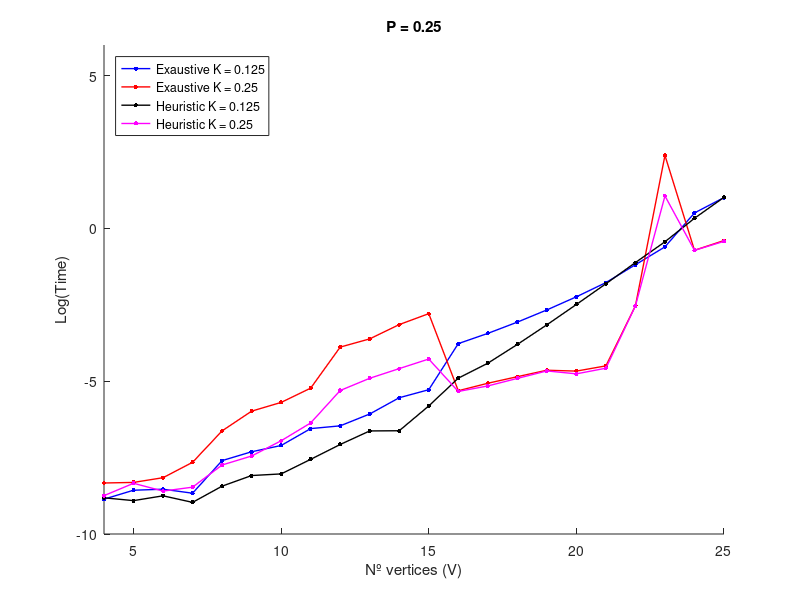
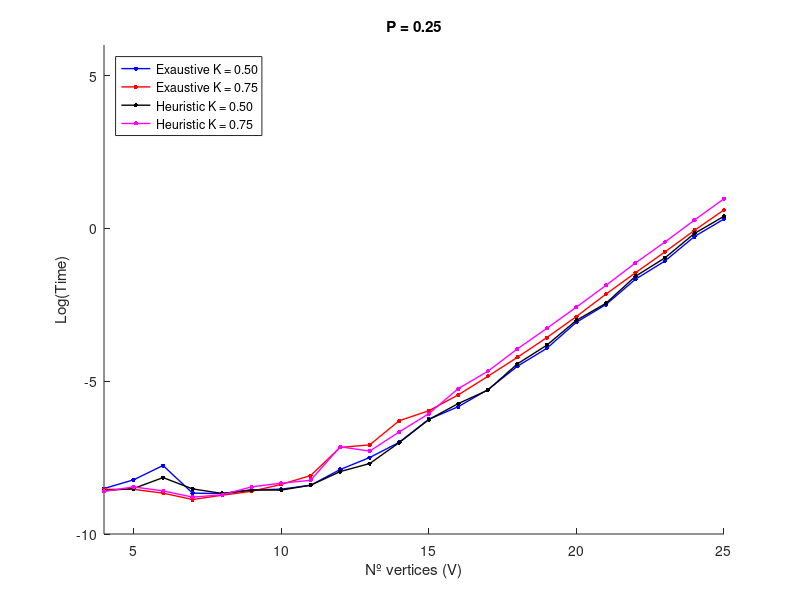
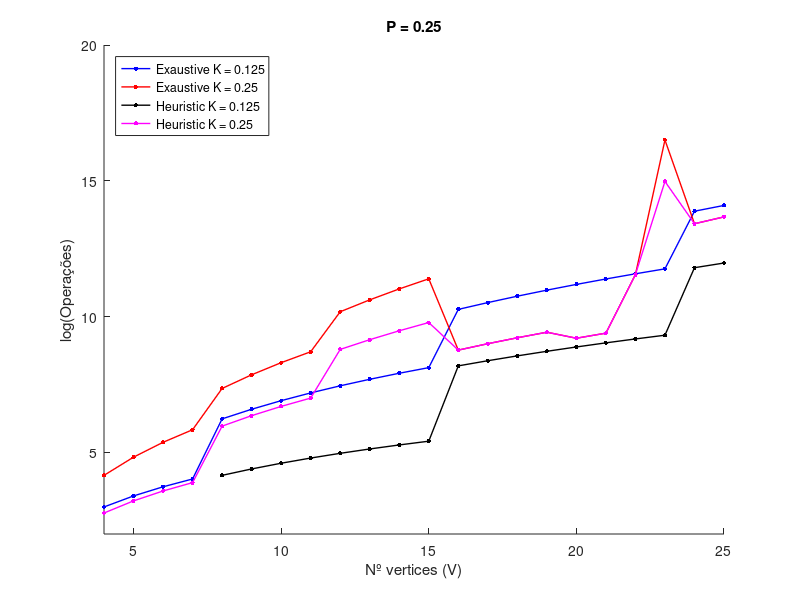
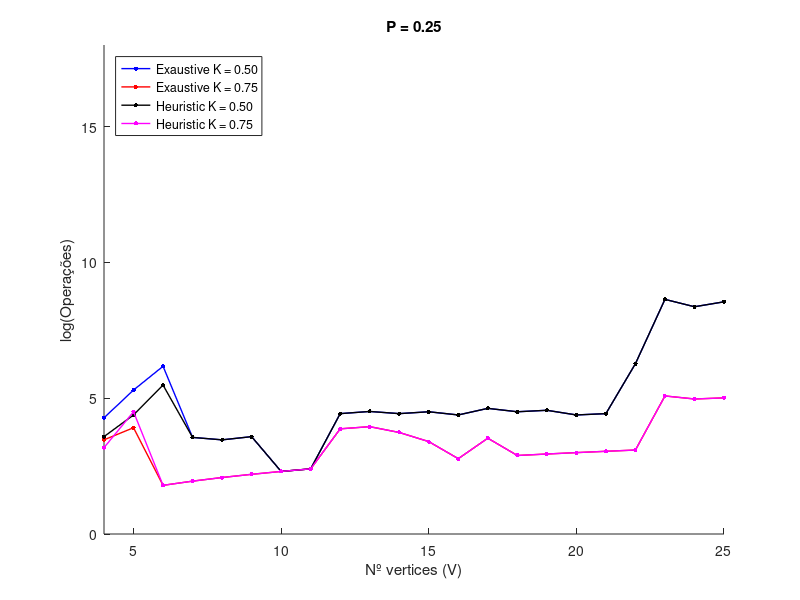

Write the MATLAB code that produced these figures, in order.
clear all
close all
clc


P = 0.25;

Size =[4, 5, 6, 7, 8, 9, 10, 11, 12, 13, 14, 15, 16, 17, 18, 19, 20, 21, 22, 23, 24, 25, 26, 27, 28, 29, 30]; %K =0.125; %P =0.25;
Op_Exaustive1 =[20, 30, 42, 56, 512, 729, 1000, 1331, 1728, 2197, 2744, 3375, 28800, 36992, 46818, 58482, 72200, 88200, 106722, 128018, 1068672, 1322500, 1622400, 1974375, 2384928, 2861082, 3410400];
Op_Heuristic1 =[0, 0, 0, 0, 64, 81, 100, 121, 144, 169, 196, 225, 3600, 4352, 5202, 6156, 7220, 8400, 9702, 11132, 133584, 158700, 187200, 219375, 255528, 295974, 341040];
Times_Exaustive1 =[0.0001419000000169035, 0.00019009999959962443, 0.00019659999998111743, 0.00017250000018975697, 0.0005011999992348137, 0.0006691999997201492, 0.0008218000002671033, 0.0014283000000432367, 0.00156299999980547, 0.0023032000008242903, 0.003922500000044238, 0.005098100000395789, 0.02304089999961434, 0.03219050000006973, 0.04652850000002218, 0.06936399999995047, 0.1065705999999409, 0.16955529999995633, 0.30442579999999, 0.5461805999993885, 1.6580495999996856, 2.740549799999826, 4.831897099999878, 8.872982000000775, 16.79474520000076, 32.67550990000018, 64.61074949999966];
Times_Heuristic1 =[0.0001483999994889018, 0.00013530000069295056, 0.00015840000014577527, 0.0001277999999729218, 0.0002173000002585468, 0.00030750000041734893, 0.0003243000001020846, 0.000522399999681511, 0.0008493000004818896, 0.001323200000115321, 0.0013314999996509869, 0.0029954999999972642, 0.0074388000002727495, 0.012134900000091875, 0.022411900000406604, 0.042591299999912735, 0.08292830000027607, 0.16327369999999064, 0.32677760000024136, 0.6449376999999004, 1.3915426999992633, 2.7625034000002415, 5.740886900000078, 11.106585200000154, 22.479216100000485, 46.76812659999996, 93.29933119999987];
N_Solutions_Exaustive1 =[0, 0, 0, 0, 0, 0, 0, 0, 0, 0, 0, 0, 0, 0, 0, 0, 0, 0, 0, 0, 0, 0, 0, 0, 0, 0, 0];
N_Solutions_Heuristic1 =[0, 0, 0, 0, 0, 0, 0, 0, 0, 0, 0, 0, 0, 0, 0, 0, 0, 0, 0, 0, 0, 0, 0, 0, 0, 0, 0];
N_Configurations_Exaustive1 =[5, 6, 7, 8, 64, 81, 100, 121, 144, 169, 196, 225, 1800, 2176, 2601, 3078, 3610, 4200, 4851, 5566, 44528, 52900, 62400, 73125, 85176, 98658, 113680];
N_Configurations_Heuristic1 =[0, 0, 0, 0, 8, 9, 10, 11, 12, 13, 14, 15, 225, 256, 289, 324, 361, 400, 441, 484, 5566, 6348, 7200, 8125, 9126, 10206, 11368];

%Size =[4, 5, 6, 7, 8, 9, 10, 11, 12, 13, 14, 15, 16, 17, 18, 19, 20, 21, 22, 23, 24, 25, 26, 27, 28, 29, 30]; %K =0.25; %P =0.25;
Op_Exaustive2 =[64, 125, 216, 343, 1568, 2592, 4050, 6050, 26400, 40898, 61152, 88725, 6432, 8143, 10134, 12426, 9960, 12012, 103862, 14704613, 673872, 867100, 1102348, 1386126, 16492, 18531, 20730];
Op_Heuristic2 =[16, 25, 36, 49, 392, 576, 810, 1100, 6600, 9438, 13104, 17745, 6432, 8143, 10134, 12426, 9960, 12012, 103862, 3196655, 673872, 867100, 1102348, 1386126, 16492, 18531, 20730];
Times_Exaustive2 =[0.00024089999988063937, 0.0002455000003465102, 0.00028649999967456097, 0.0004741000002468354, 0.0013263000000733882, 0.0025282000005972805, 0.003365499999745225, 0.005365900000469992, 0.020550899999761896, 0.02690199999960896, 0.04294339999978547, 0.06140469999991183, 0.004930499999318272, 0.006296000000475033, 0.007808899999872665, 0.00964300000032381, 0.009374500000376429, 0.01112340000054246, 0.07934449999993376, 10.877408299999843, 0.4882563000001028, 0.6716249999999491, 0.8349051000004692, 1.0702826999995523, 0.18320660000063071, 0.2418398999998317, 0.30998600000020815];
Times_Heuristic2 =[0.00015919999987090705, 0.00023860000055719865, 0.00018479999926057644, 0.00021019999985583127, 0.00043420000019978033, 0.0005827000004501315, 0.0009592000005795853, 0.001718800000162446, 0.004968599999301659, 0.007411900000079186, 0.010170700000344368, 0.013911700000790006, 0.004816700000446872, 0.005767000000560074, 0.007379799999398529, 0.009428200000002107, 0.00856629999998404, 0.010305300000254647, 0.07906689999981609, 2.891855800000485, 0.4873945999997886, 0.6547331000001577, 0.8182604000003266, 1.0345477999999275, 0.13828240000020742, 0.17637749999994412, 0.22645969999939553];
N_Solutions_Exaustive2 =[0, 0, 0, 0, 0, 0, 0, 0, 0, 0, 0, 0, 1, 1, 1, 1, 1, 1, 1, 0, 1, 1, 1, 1, 1, 1, 1];
N_Solutions_Heuristic2 =[0, 0, 0, 0, 0, 0, 0, 0, 0, 0, 0, 0, 1, 1, 1, 1, 1, 1, 1, 0, 1, 1, 1, 1, 1, 1, 1];
N_Configurations_Exaustive2 =[16, 25, 36, 49, 196, 288, 405, 550, 2200, 3146, 4368, 5915, 402, 479, 563, 654, 498, 572, 4721, 639331, 28078, 34684, 42398, 51338, 589, 639, 691];
N_Configurations_Heuristic2 =[4, 5, 6, 7, 49, 64, 81, 100, 550, 726, 936, 1183, 402, 479, 563, 654, 498, 572, 4721, 138985, 28078, 34684, 42398, 51338, 589, 639, 691];

%Size =[4, 5, 6, 7, 8, 9, 10, 11, 12, 13, 14, 15, 16, 17, 18, 19, 20, 21, 22, 23, 24, 25, 26, 27, 28, 29, 30]; %K =0.5; %P =0.25;
Op_Exaustive3 =[72, 200, 480, 35, 32, 36, 10, 11, 84, 91, 84, 90, 80, 102, 90, 95, 80, 84, 528, 5635, 4296, 5150, 2990, 3510, 280, 290, 270];
Op_Heuristic3 =[36, 80, 240, 35, 32, 36, 10, 11, 84, 91, 84, 90, 80, 102, 90, 95, 80, 84, 528, 5635, 4296, 5150, 2990, 3510, 280, 290, 270];
Times_Exaustive3 =[0.00020089999998162966, 0.00026699999943957664, 0.00042690000009315554, 0.00017290000050707022, 0.00017019999995682156, 0.00019220000012865057, 0.0001968000005945214, 0.0002238000006400398, 0.00037460000021383166, 0.0005543999996007187, 0.0009119999995164108, 0.0019366000005902606, 0.0029261999998198007, 0.005106000000523636, 0.010965899999973772, 0.01978560000043217, 0.04634020000048622, 0.08258800000021438, 0.1891963999996733, 0.3437273000008645, 0.7665370000004259, 1.357742700000017, 3.02405010000075, 5.358700699999645, 12.46317209999961, 23.130915699999605, 51.979989399999795];
Times_Heuristic3 =[0.00018759999966277974, 0.00020089999998162966, 0.0002875000000130967, 0.00019860000065818895, 0.00017109999953390798, 0.00019149999934597872, 0.00019100000008620555, 0.000224099999286409, 0.0003501999999571126, 0.00045510000018111896, 0.0009037999998326995, 0.001917200000207231, 0.0032403000004705973, 0.005020900000090478, 0.01185280000026978, 0.021917399999438203, 0.04932050000024901, 0.08606830000007903, 0.2083396999996694, 0.381089499999689, 0.8470194999999876, 1.4853102999995826, 3.5289278000000195, 6.239753399999245, 14.293625600000269, 25.62392650000038, 59.298804300000484];
N_Solutions_Exaustive3 =[0, 0, 0, 1, 1, 1, 1, 1, 1, 1, 1, 1, 1, 1, 1, 1, 1, 1, 1, 1, 1, 1, 1, 1, 1, 1, 1];
N_Solutions_Heuristic3 =[0, 0, 0, 1, 1, 1, 1, 1, 1, 1, 1, 1, 1, 1, 1, 1, 1, 1, 1, 1, 1, 1, 1, 1, 1, 1, 1];
N_Configurations_Exaustive3 =[18, 40, 80, 5, 4, 4, 1, 1, 7, 7, 6, 6, 5, 6, 5, 5, 4, 4, 24, 245, 179, 206, 115, 130, 10, 10, 9];
N_Configurations_Heuristic3 =[9, 16, 40, 5, 4, 4, 1, 1, 7, 7, 6, 6, 5, 6, 5, 5, 4, 4, 24, 245, 179, 206, 115, 130, 10, 10, 9];

%Size =[4, 5, 6, 7, 8, 9, 10, 11, 12, 13, 14, 15, 16, 17, 18, 19, 20, 21, 22, 23, 24, 25, 26, 27, 28, 29, 30]; %K =0.75; %P =0.25;
Op_Exaustive4 =[32, 50, 6, 7, 8, 9, 10, 11, 48, 52, 42, 30, 16, 34, 18, 19, 20, 21, 22, 161, 144, 150, 130, 108, 84, 87, 60];
Op_Heuristic4 =[24, 90, 6, 7, 8, 9, 10, 11, 48, 52, 42, 30, 16, 34, 18, 19, 20, 21, 22, 161, 144, 150, 130, 108, 84, 87, 60];
Times_Exaustive4 =[0.00019590000010794029, 0.00019580000025598565, 0.00017289999959757552, 0.00014039999950909987, 0.00016140000025188783, 0.00018369999997958075, 0.00022980000085226493, 0.0003074999995078542, 0.0007714000003034016, 0.0008386999998037936, 0.0018472000001565902, 0.0025611000000935746, 0.004305899999963003, 0.007886000000326021, 0.014686600000459293, 0.028054300000803778, 0.055863099999442056, 0.1161960999997973, 0.23378039999988687, 0.4627247000007628, 0.9365972999994483, 1.8285904000003939, 3.682892699999684, 7.526164300000346, 15.076084199999968, 30.165129900000466, 60.925791100000424];
Times_Heuristic4 =[0.00018249999993713573, 0.00021190000006754417, 0.00018619999991642544, 0.00015170000006037299, 0.00016360000063286861, 0.00021240000023681205, 0.0002395999999862397, 0.00026309999975637766, 0.0007872999995015562, 0.0006837000000814442, 0.0012795000002370216, 0.0023235999997268664, 0.005286999999952968, 0.009302400000706257, 0.0193464000003587, 0.03796890000012354, 0.07594520000020566, 0.15450659999987693, 0.32220219999999244, 0.6401541000004727, 1.3120114000003014, 2.6365338000005067, 5.386664599999676, 11.158193799999935, 22.15459709999959, 45.40050419999989, 92.92425019999973];
N_Solutions_Exaustive4 =[0, 1, 1, 1, 1, 1, 1, 1, 1, 1, 1, 1, 1, 1, 1, 1, 1, 1, 1, 1, 1, 1, 1, 1, 1, 1, 1];
N_Solutions_Heuristic4 =[0, 0, 1, 1, 1, 1, 1, 1, 1, 1, 1, 1, 1, 1, 1, 1, 1, 1, 1, 1, 1, 1, 1, 1, 1, 1, 1];
N_Configurations_Exaustive4 =[8, 10, 1, 1, 1, 1, 1, 1, 4, 4, 3, 2, 1, 2, 1, 1, 1, 1, 1, 7, 6, 6, 5, 4, 3, 3, 2];
N_Configurations_Heuristic4 =[6, 18, 1, 1, 1, 1, 1, 1, 4, 4, 3, 2, 1, 2, 1, 1, 1, 1, 1, 7, 6, 6, 5, 4, 3, 3, 2];

%%%%%%%%%%%%%%%%%%%%%%%%%%%%%%%%%%%%%%%%%%%%%%%%%%%%%%%%%%%%%%%%%%%%%
figure(1)
%subplot(1,2,2)
hold on
plot(Size,log(Times_Exaustive1),'b.-','LineWidth',1,'MarkerSize',10)
plot(Size,log(Times_Exaustive2),'r.-','LineWidth',1,'MarkerSize',10)
plot(Size,log(Times_Heuristic1),'k.-','LineWidth',1,'MarkerSize',10)
plot(Size,log(Times_Heuristic2),'m.-','LineWidth',1,'MarkerSize',10)
ylabel('Log(Time)')
xlabel('Nº vertices (V)')
legend('Exaustive K = 0.125','Exaustive K = 0.25','Heuristic K = 0.125','Heuristic K = 0.25','Location','northwest')
title(['P = ',num2str(P)])
axis([4 25 -10 6])
drawnow


figure(2)
%subplot(1,2,1)
hold on
plot(Size,log(Times_Exaustive3),'b.-','LineWidth',1,'MarkerSize',10)
plot(Size,log(Times_Exaustive4),'r.-','LineWidth',1,'MarkerSize',10)
plot(Size,log(Times_Heuristic3),'k.-','LineWidth',1,'MarkerSize',10)
plot(Size,log(Times_Heuristic4),'m.-','LineWidth',1,'MarkerSize',10)
ylabel('Log(Time)')
xlabel('Nº vertices (V)')
legend('Exaustive K = 0.50','Exaustive K = 0.75','Heuristic K = 0.50','Heuristic K = 0.75','Location','northwest')
title(['P = ',num2str(P)])
axis([4 25 -10 6])
drawnow


figure(3)
%subplot(1,2,1)
hold on
plot(Size,log(Op_Exaustive1),'b.-','LineWidth',1,'MarkerSize',10)
plot(Size,log(Op_Exaustive2),'r.-','LineWidth',1,'MarkerSize',10)
plot(Size,log(Op_Heuristic1),'k.-','LineWidth',1,'MarkerSize',10)
plot(Size,log(Op_Heuristic2),'m.-','LineWidth',1,'MarkerSize',10)
ylabel('log(Operações)')
xlabel('Nº vertices (V)')
legend('Exaustive K = 0.125','Exaustive K = 0.25','Heuristic K = 0.125','Heuristic K = 0.25','Location','northwest')
title(['P = ',num2str(P)])
axis([4 25 2 20])
drawnow

figure(4)
%subplot(1,2,2)
hold on
plot(Size,log(Op_Exaustive3),'b.-','LineWidth',1,'MarkerSize',10)
plot(Size,log(Op_Exaustive4),'r.-','LineWidth',1,'MarkerSize',10)
plot(Size,log(Op_Heuristic3),'k.-','LineWidth',1,'MarkerSize',10)
plot(Size,log(Op_Heuristic4),'m.-','LineWidth',1,'MarkerSize',10)
ylabel('log(Operações)')
xlabel('Nº vertices (V)')
legend('Exaustive K = 0.50','Exaustive K = 0.75','Heuristic K = 0.50','Heuristic K = 0.75','Location','northwest')
title(['P = ',num2str(P)])
axis([4 25 0 18])
drawnow

figure(5)
%subplot(1,2,2)
hold on
plot(Size,log(N_Configurations_Exaustive1),'b.-','LineWidth',1,'MarkerSize',10)
plot(Size,log(N_Configurations_Exaustive2),'r.-','LineWidth',1,'MarkerSize',10)
plot(Size,log(N_Configurations_Heuristic1),'k.-','LineWidth',1,'MarkerSize',10)
plot(Size,log(N_Configurations_Heuristic2),'m.-','LineWidth',1,'MarkerSize',10)
ylabel('log(Configurações)')
xlabel('Nº vertices (V)')
legend('Exaustive K = 0.125','Exaustive K = 0.25','Heuristic K = 0.125','Heuristic K = 0.25','Location','northwest')
title(['P = ',num2str(P)])
axis([4 25 0 18])
drawnow

figure(6)
%subplot(1,2,2)
hold on
plot(Size,log(N_Configurations_Exaustive3),'b.-','LineWidth',1,'MarkerSize',10)
plot(Size,log(N_Configurations_Exaustive4),'r.-','LineWidth',1,'MarkerSize',10)
plot(Size,log(N_Configurations_Heuristic3),'k.-','LineWidth',1,'MarkerSize',10)
plot(Size,log(N_Configurations_Heuristic4),'m.-','LineWidth',1,'MarkerSize',10)
ylabel('log(Configurações)')
xlabel('Nº vertices (V)')
legend('Exaustive K = 0.50','Exaustive K = 0.75','Heuristic K = 0.50','Heuristic K = 0.75','Location','northwest')
title(['P = ',num2str(P)])
axis([4 25 0 18])



